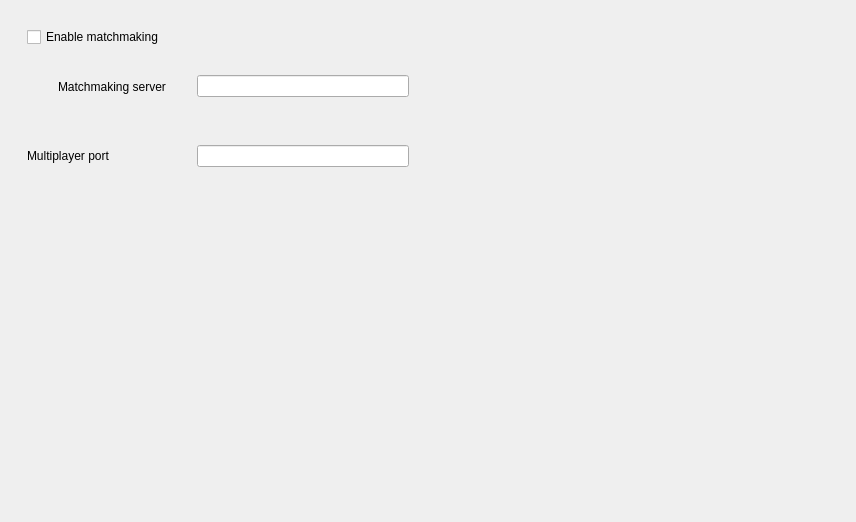
         <widget class="QWidget" name="responsive_scrollAreaWidgetContents_5">
          <property name="geometry">
           <rect>
            <x>0</x>
            <y>0</y>
            <width>856</width>
            <height>522</height>
           </rect>
          </property>
          <property name="sizePolicy">
           <sizepolicy hsizetype="Expanding" vsizetype="Preferred">
            <horstretch>1</horstretch>
            <verstretch>0</verstretch>
           </sizepolicy>
          </property>
          <layout class="QHBoxLayout" name="horizontalLayout_9" stretch="1,1">
           <item>
            <widget class="QFrame" name="frame_12">
             <property name="sizePolicy">
              <sizepolicy hsizetype="Ignored" vsizetype="Preferred">
               <horstretch>1</horstretch>
               <verstretch>0</verstretch>
              </sizepolicy>
             </property>
             <layout class="QFormLayout" name="formLayout_11">
              <property name="horizontalSpacing">
               <number>28</number>
              </property>
              <property name="verticalSpacing">
               <number>28</number>
              </property>
              <property name="leftMargin">
               <number>16</number>
              </property>
              <property name="topMargin">
               <number>16</number>
              </property>
              <property name="rightMargin">
               <number>16</number>
              </property>
              <property name="bottomMargin">
               <number>0</number>
              </property>
              <item row="1" column="0">
               <widget class="QLabel" name="labelMatchmakingServer">
                <property name="styleSheet">
                 <string notr="true">margin-left: 28px;</string>
                </property>
                <property name="text">
                 <string comment="Textinput Title Label">Matchmaking server</string>
                </property>
               </widget>
              </item>
              <item row="3" column="0">
               <spacer name="verticalSpacer_12">
                <property name="orientation">
                 <enum>Qt::Orientation::Vertical</enum>
                </property>
                <property name="sizeHint" stdset="0">
                 <size>
                  <width>0</width>
                  <height>0</height>
                 </size>
                </property>
               </spacer>
              </item>
              <item row="1" column="1">
               <widget class="QFrame" name="frame_16">
                <layout class="QVBoxLayout" name="verticalLayout">
                 <property name="leftMargin">
                  <number>0</number>
                 </property>
                 <property name="topMargin">
                  <number>0</number>
                 </property>
                 <property name="rightMargin">
                  <number>0</number>
                 </property>
                 <property name="bottomMargin">
                  <number>0</number>
                 </property>
                 <item>
                  <widget class="QLineEdit" name="lineEditMatchmakingServer"/>
                 </item>
                 <item>
                  <widget class="QLabel" name="anchorMatchmakingDefaultServer">
                   <property name="text">
                    <string notr="true">&lt;SERVER_DEFAULT_PLACEHOLDER&gt;</string>
                   </property>
                  </widget>
                 </item>
                </layout>
               </widget>
              </item>
              <item row="2" column="0">
               <widget class="QLabel" name="labelMultiplayerPort">
                <property name="text">
                 <string comment="Textinput Title Label">Multiplayer port</string>
                </property>
               </widget>
              </item>
              <item row="2" column="1">
               <widget class="QLineEdit" name="lineEditMultiplayerPort"/>
              </item>
              <item row="0" column="0" colspan="2">
               <widget class="QCheckBox" name="checkBoxMatchmaking">
                <property name="text">
                 <string comment="Checkbox Toggle">Enable matchmaking</string>
                </property>
               </widget>
              </item>
             </layout>
            </widget>
           </item>
           <item>
            <widget class="QFrame" name="frame_13">
             <property name="sizePolicy">
              <sizepolicy hsizetype="Ignored" vsizetype="Preferred">
               <horstretch>1</horstretch>
               <verstretch>0</verstretch>
              </sizepolicy>
             </property>
             <layout class="QFormLayout" name="formLayout_12">
              <property name="horizontalSpacing">
               <number>28</number>
              </property>
              <property name="verticalSpacing">
               <number>28</number>
              </property>
              <property name="leftMargin">
               <number>16</number>
              </property>
              <property name="topMargin">
               <number>16</number>
              </property>
              <property name="rightMargin">
               <number>16</number>
              </property>
              <property name="bottomMargin">
               <number>0</number>
              </property>
              <item row="0" column="0">
               <spacer name="verticalSpacer_9">
                <property name="orientation">
                 <enum>Qt::Orientation::Vertical</enum>
                </property>
                <property name="sizeHint" stdset="0">
                 <size>
                  <width>0</width>
                  <height>0</height>
                 </size>
                </property>
               </spacer>
              </item>
             </layout>
            </widget>
           </item>
          </layout>
         </widget>
